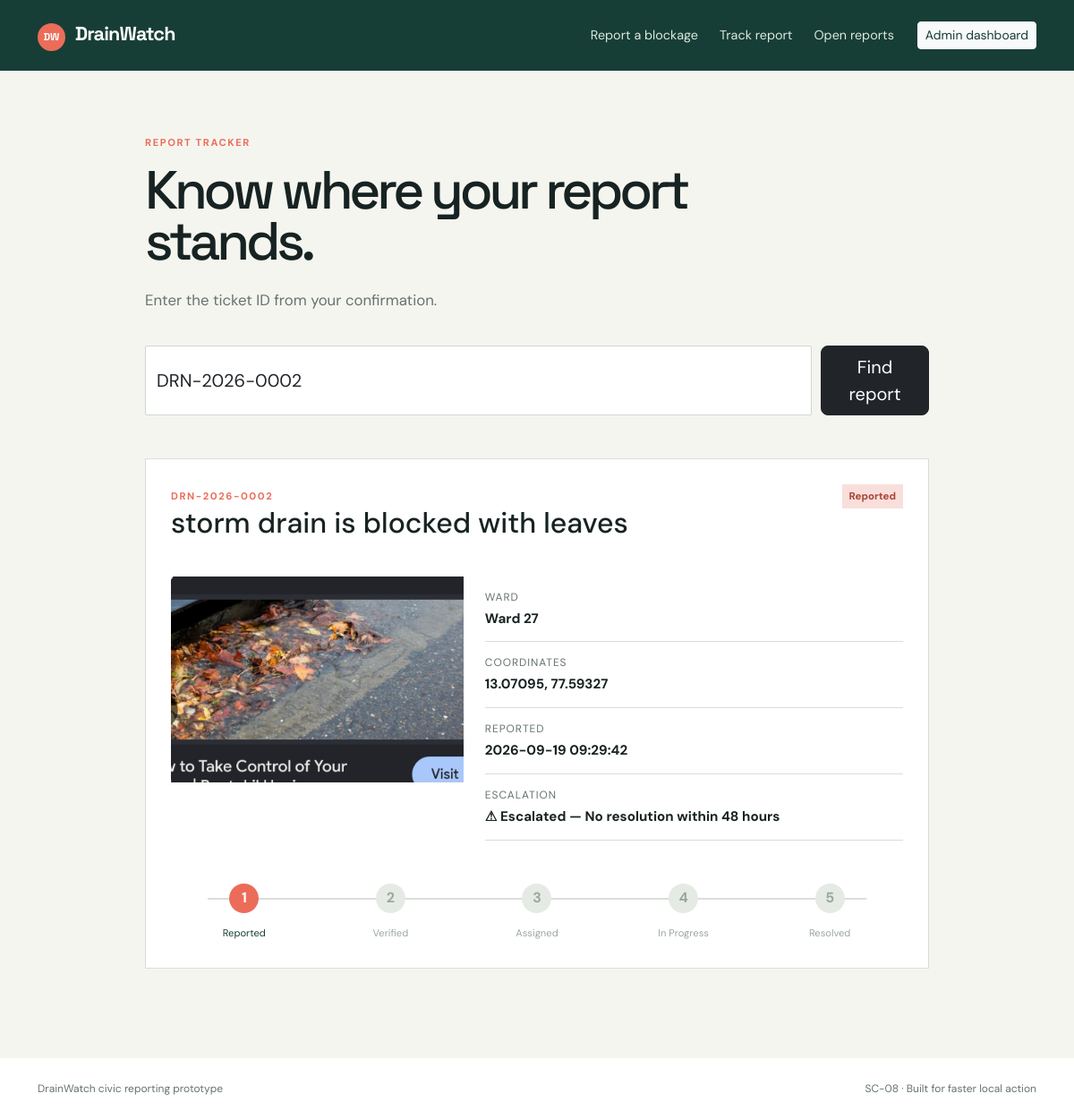
The page /track?ticket_id=DRN-2026-0002 on the database its author committed.
### tables this page shows
CREATE TABLE reports (
            id INTEGER PRIMARY KEY AUTOINCREMENT,
            ticket_id TEXT UNIQUE NOT NULL,
            photo_path TEXT NOT NULL,
            latitude REAL NOT NULL,
            longitude REAL NOT NULL,
            address TEXT DEFAULT '',
            ward TEXT NOT NULL,
            description TEXT NOT NULL,
            status TEXT NOT NULL DEFAULT 'Reported',
            created_at TEXT NOT NULL,
            updated_at TEXT NOT NULL,
            escalated INTEGER NOT NULL DEFAULT 0
        );

### app.py (the view)
@app.route("/track", methods=["GET", "POST"])
def track():
    report_row = None
    query = request.form.get("ticket_id", "") if request.method == "POST" else request.args.get("ticket_id", "")
    if query:
        refresh_escalations()
        report_row = get_db().execute("SELECT * FROM reports WHERE ticket_id = ?", (query.strip().upper(),)).fetchone()
        if report_row is None:
            flash("No report found for that ticket ID.", "warning")
    return render_template("track.html", report=report_row, query=query)

### app.py (called while the page is built)
def get_db():
    if "db" not in g:
        g.db = sqlite3.connect(DATABASE)
        g.db.row_factory = sqlite3.Row
    return g.db

def refresh_escalations():
    db = get_db()
    cutoff = (datetime.now() - timedelta(hours=48)).isoformat(timespec="seconds")
    db.execute(
        "UPDATE reports SET escalated = 1 WHERE status != 'Resolved' AND created_at < ?",
        (cutoff,),
    )
    db.commit()

@app.context_processor
def inject_globals():
    return {"statuses": STATUSES}

### templates/track.html
{% extends 'base.html' %}{% block title %}Track report{% endblock %}{% block content %}<section class="page-shell"><div class="container narrow"><div class="section-heading"><p class="eyebrow">REPORT TRACKER</p><h1>Know where your report stands.</h1><p>Enter the ticket ID from your confirmation.</p></div><form method="post" class="search-form"><input class="form-control form-control-lg" name="ticket_id" value="{{ query }}" placeholder="DRN-2026-0001" required><button class="btn btn-dark btn-lg">Find report</button></form>{% if report %}<div class="track-card mt-5"><div class="d-flex justify-content-between align-items-start gap-3"><div><span class="summary-label">{{ report.ticket_id }}</span><h2>{{ report.description }}</h2></div><span class="status-badge status-{{ report.status|lower|replace(' ', '-') }}">{{ report.status }}</span></div><div class="row g-4 mt-2"><div class="col-md-5"><img class="report-photo" src="{{ url_for('uploaded_file', filename=report.photo_path) }}" alt="Uploaded blockage report"></div><div class="col-md-7"><div class="detail-list compact"><div><span>Ward</span><strong>{{ report.ward }}</strong></div><div><span>Coordinates</span><strong>{{ '%.5f'|format(report.latitude) }}, {{ '%.5f'|format(report.longitude) }}</strong></div><div><span>Reported</span><strong>{{ report.created_at|replace('T', ' ') }}</strong></div><div><span>Escalation</span><strong>{% if report.escalated %}⚠ Escalated — No resolution within 48 hours{% else %}Within response window{% endif %}</strong></div></div></div></div><div class="timeline mt-5">{% for status in statuses %}<div class="timeline-step {% if statuses.index(report.status) >= loop.index0 %}complete{% endif %} {% if report.status == status %}current{% endif %}"><span>{{ loop.index }}</span><small>{{ status }}</small></div>{% endfor %}</div></div>{% endif %}</div></section>{% endblock %}

### static/css/style.css (style rules this page uses)
:root { --ink:#172322;--muted:#65736f;--paper:#f5f5ef;--mint:#d7e8d7;--forest:#173e36;--coral:#eb6d59;--line:#d8dfd7;--yellow:#e9a52f }
* { box-sizing:border-box }
body { margin:0;color:var(--ink);background:var(--paper);font-family:'DM Sans',sans-serif }
.eyebrow,.summary-label { font-size:.7rem;letter-spacing:.14em;font-weight:700;color:var(--coral) }
.hero-section h1,.section-heading h1 { font-family:'Space Grotesk',sans-serif;font-size:clamp(3rem,6vw,5.8rem);line-height:.95;letter-spacing:-.07em;margin:15px 0 25px }
.page-shell { padding:72px 0 100px }
.section-heading { margin-bottom:38px }
.section-heading h1 { font-size:clamp(2.6rem,5vw,4.6rem);max-width:760px }
.section-heading p:not(.eyebrow) { color:var(--muted);font-size:1.05rem }
.narrow { max-width:900px }
.form-card,.map-card,.track-card,.public-map-wrap,.admin-table-wrap { background:#fff;border:1px solid var(--line);padding:28px }
.form-control { border-color:#cdd8cf;border-radius:2px;padding:12px }
.report-photo { width:100%;height:230px;object-fit:cover;background:#d9e7d9 }
.detail-list>div { display:flex;flex-direction:column;gap:4px;padding:14px 0;border-bottom:1px solid var(--line) }
.detail-list span { font-size:.75rem;color:var(--muted);text-transform:uppercase;letter-spacing:.08em }
.detail-list strong { font-size:.95rem }
.search-form { display:flex;gap:10px }
.timeline { display:flex;justify-content:space-between;position:relative }
.timeline:before { content:'';position:absolute;top:16px;left:5%;right:5%;height:2px;background:var(--line) }
.timeline-step { position:relative;text-align:center;z-index:1;color:#9aa7a0;flex:1 }
.timeline-step span { display:grid;place-items:center;width:33px;height:33px;background:#e5ebe4;border-radius:50%;margin:0 auto 9px;font-weight:700 }
.timeline-step.complete { color:var(--forest) }
.timeline-step.complete span { background:var(--mint) }
.timeline-step.current span { background:var(--coral);color:#fff }
.timeline-step small { font-size:.7rem }
.status-badge { display:inline-block;font-size:.72rem;padding:5px 8px;font-weight:700;background:#edf1ed }
.status-reported,.status-verified,.status-assigned { background:#f9dfdb;color:#a84437 }

### rows shown on the page
reports: ticket_id "DRN-2026-0002", description "storm drain is blocked with leaves", status "Reported", photo_path (picture), ward "Ward 27", latitude "13.07095", longitude "77.59327", created_at "2026-09-19 09:29:42"

### other values the page prints
{{ status }} "Reported" "Verified" "Assigned" "In Progress" "Resolved"
